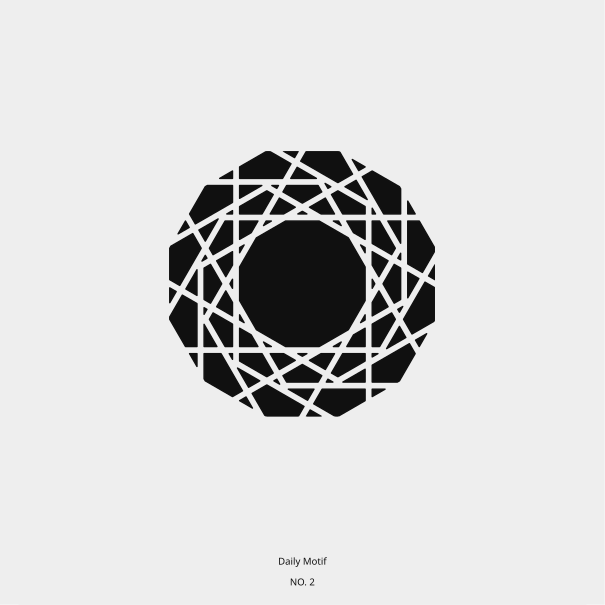

Here is the R script that generated this plot:
library(ggplot2)
library(Kaashi)
square = regularPolygon(12)
tile <- motif(square,n = 12, theta = 30, delta = 0, polyLine = F, dist = 0.1,midpoint = c(1,1))
daily_minimal_plot(tile,"daily_motif/day_002/day_002.png",type = "png",caption = "Daily Motif\n\nNO. 2")
daily_minimal_plot(tile,"daily_motif/day_002/day_002.svg",type = "svg",caption = "Daily Motif\n\nNO. 2")

copy_path <- "../../Blog/content/gallery/2021-11-30-daily-motif/images/"
folder_path <-  "daily_motif/day_002/"
pettern_name <- "day_002"
plot_transfer(folder_path, pettern_name, copy_path)
